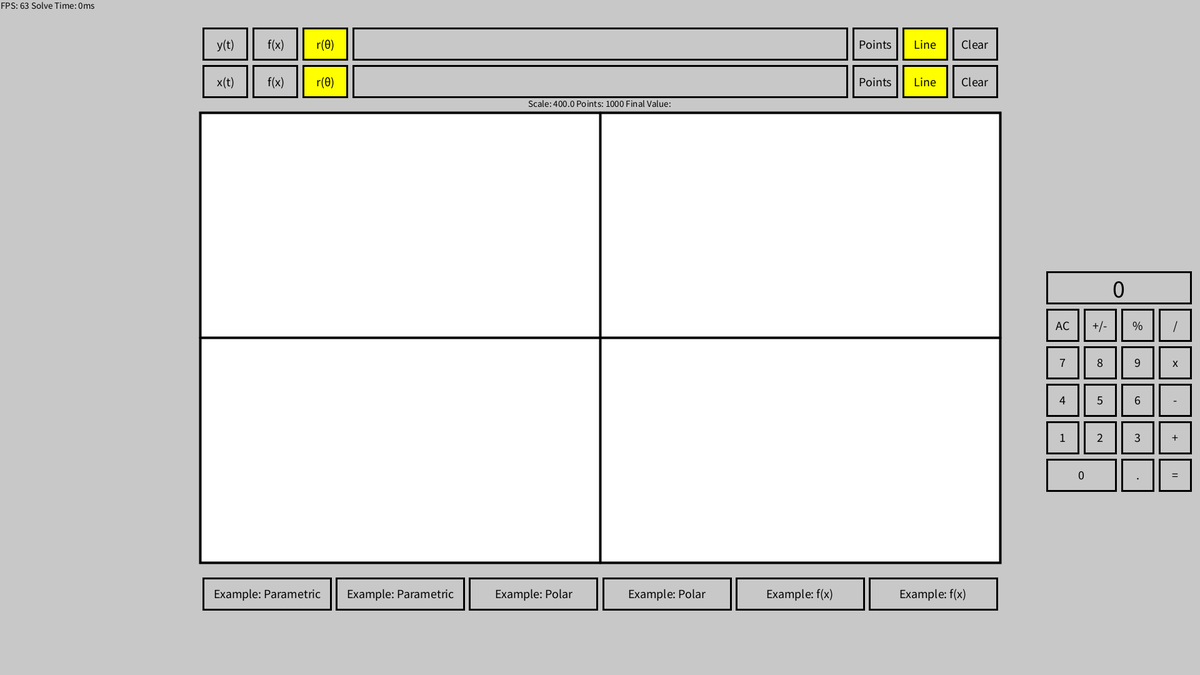
Frame 1 (no input)
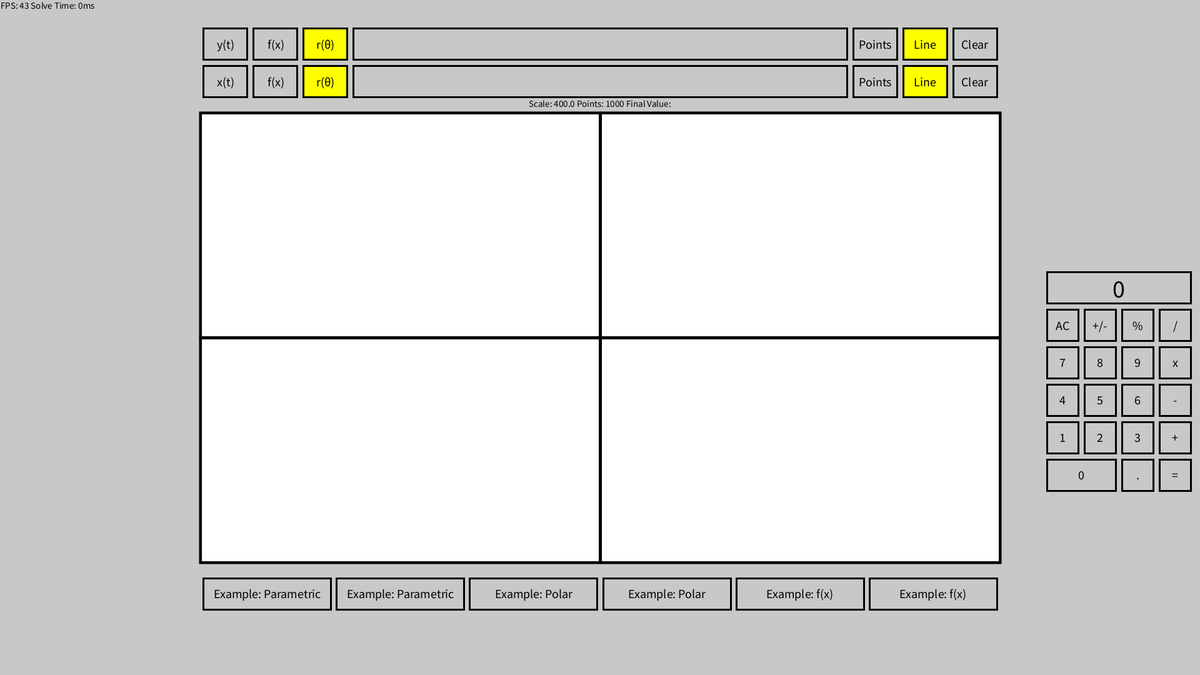
Frame 60 (the mouse pressed at the canvas centre just before this capture)
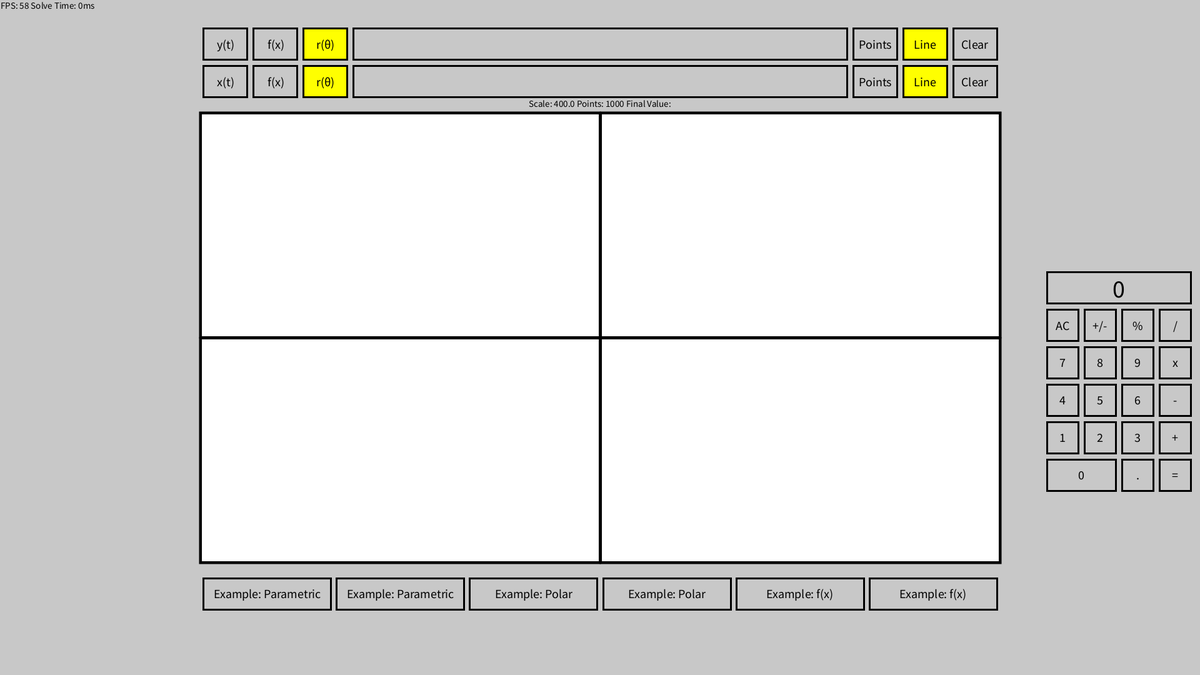
Frame 120 (the mouse held since frame 60 and released just before this capture)

The Processing sketch that drew these frames (run headless with seeded random() and noise(); from frame 60 on, the mouse is pressed at the canvas centre):

// Processing sketch: graphingcalculator
// ── graphingcalculator.pde
int mode[] = {0, 1, 1, 1};                                            // Type of graph
int graphW = 1280, graphH = 720;                                      // Graph settings
int scroll = 50, translateX, translateY;                              // Transformation settings
int num = 1000, graphMax = 1;                                         // Graph min/max and density
int startTime, endTime, solveTime;                                    // Speed of graph
int inputSelected = 0;                                                // Where to type
int idk, i = 0;
boolean clicked;                                                      // Is mouse clicked
boolean updateDraw = false;                                           // Redraw graph
boolean decimal = false;                                              // Calculator decimal
float x, y, r, theta;                                                 // Graph variables
float scale = 400;                                                    // Graph magnifier
float prev2 = 0, display = 0, display2, number1, number2, function2;  // Calculator
float[][] px = new float[2001][6];                                    // Graph x coordinates
float[][] py = new float[2001][6];                                    // Graph y coordinates
int[] highlightButton = new int[50];                                  // Which buttons highlighted
String[][] storage = new String[20][20];                              // Stores number values in equation
String[][] inputstorage = new String[40][40];                         // Temporary storage when reformatting
String[][][] functions = new String[10][10][4];                       // Function stored
String calcdis = "0";
String finalValue = "";                                               // Value at last point
String[] input = { "", "", "" };                                      // Textbox input
String currentFunction[] = { "", "", "" };                            // Displayed function
String[][] examples = {                                               // Examples
  {"3", "2000", "3/2*cos(x)-cos(30*x)", "3/2*sin(x)-sin(30*x)"}, 
  {"3", "2000", "cos(5*x)", "sin(7*x)"}, 
  {"1", "1000", "x", "x+1"}, 
  {"1", "1000", "tan(x)", "1/tan(x)"}, 
  {"2", "1000", "sin(x)/cos(x)+1", "sin(tan(x*p))-1"}, 
  {"2", "1000", "x*x", "1/(x*x)"} };
int[][] show = {{1, 0, 255, 0, 0}, {1, 0, 0, 0, 255}, {1, 0, 0, 255, 0}};

void setup() {
  size(1920, 1080);
  background(255);
  highlightButton[1] = 1;
  highlightButton[4] = 1;
  highlightButton[8] = 1;
  highlightButton[12] = 1;
}

void draw() {
  println(idk);
  rectMode(CENTER);
  stroke(0);
  noFill();
  strokeWeight(3);
  rect(width/2, height/2, graphW, graphH);
  translate(width/2, height/2);    // Center of screen is now 0,0
  if (mouseX > width/2-graphW/2 && mouseX < width/2+graphW/2 && mouseY > height/2-graphH/2 && mouseY < height/2+graphH/2) {
    if (mouseButton == LEFT) {
      translateX -= pmouseX - mouseX;
      translateY -= pmouseY - mouseY;
      updateDraw = true;
    }
  }

  /*************************************************************************** Line and Point Graph ***************************************************************************/

  if (updateDraw) {
    background(255);
    for (int i = 1; i < num+1; i++) {
      for (int i2 = mode[1]/3*2; i2 < 2+(mode[1]/3); i2++) {
        stroke(show[i2][2], show[i2][3], show[i2][4]);
        if (show[i2][0] == 1 && mode[i2+1] != 0) {
          strokeWeight(2);
          line((px[i][i2]*scale)+translateX, (py[i][i2]*-scale)+translateY, (px[i-1][i2]*scale)+translateX, (py[i-1][i2]*-scale)+translateY);
        }
        if (show[i2][1] == 1 && mode[i2+1] != 0) {
          strokeWeight(5);
          point((px[i][i2]*scale)+translateX, (py[i][i2]*-scale)+translateY);
        }
      }
    }
    updateDraw = false;
  }

  /*************************************************************************** Non Graph Background ***************************************************************************/

  rectMode(CORNER);
  noStroke();
  fill(200, 200, 200);
  rect(-width/2, -height/2, (width-graphW)/2, height);
  rect(graphW/2, -height/2, (width-graphW)/2, height);
  rect(-width/2, -height/2, width, (height-graphH)/2);
  rect(-width/2, graphH/2, width, (height-graphH)/2);

  /*************************************************************************** Graph Window ***************************************************************************/

  fill(0);
  textSize(15);
  textAlign(CENTER);
  text("Scale: "+scale+" Points: "+num+" Final Value: "+finalValue, 0, -graphH/2-10);
  textAlign(LEFT, CENTER);
  text("FPS: "+round(frameRate)+" Solve Time: "+solveTime+"ms", -960, - 532);
  stroke(0);
  strokeWeight(4);
  line(constrain(translateX, -graphW/2, graphW/2), graphH/2, constrain(translateX, -graphW/2, graphW/2), -graphH/2);
  line(-graphW/2, constrain(translateY, -graphH/2, graphH/2), graphW/2, constrain(translateY, -graphH/2, graphH/2));
  rectMode(CENTER);
  noFill();
  rect(0, 0, graphW, graphH);

  /*************************************************************************** Text Input and Buttons ***************************************************************************/

  textbox(0, -graphH/2-50, 790, 50, 0, true);                                     // Lower text box  Input slecected == 1
  button("r(θ)", -graphW/2+200, -graphH/2-50, 70, 50, 1, true, 0);
  button("f(x)", -graphW/2+120, -graphH/2-50, 70, 50, 2, true, 0);
  button("x(t)", -graphW/2+40, -graphH/2-50, 70, 50, 3, true, 0);
  button("Points", graphW/2-200, -graphH/2-50, 70, 50, 5, true, 0);
  button("Line", graphW/2-120, -graphH/2-50, 70, 50, 4, true, 0); 
  button("Clear", graphW/2-40, -graphH/2-50, 70, 50, 6, false, 0);
  textbox(0, -graphH/2-110, 790, 50, 7, true);                                   // Upper text box  Input slecected == 2
  button("r(θ)", -graphW/2+200, -graphH/2-110, 70, 50, 8, true, 1);
  button("f(x)", -graphW/2+120, -graphH/2-110, 70, 50, 9, true, 1);
  button("y(t)", -graphW/2+40, -graphH/2-110, 70, 50, 10, true, 1);
  button("Points", graphW/2-200, -graphH/2-110, 70, 50, 11, true, 1);
  button("Line", graphW/2-120, -graphH/2-110, 70, 50, 12, true, 1); 
  button("Clear", graphW/2-40, -graphH/2-110, 70, 50, 13, false, 1);

  button("Example: Parametric", -533, graphH/2+50, 204, 50, 40, false, 0);
  button("Example: Parametric", -320, graphH/2+50, 204, 50, 41, false, 0);
  button("Example: Polar", -107, graphH/2+50, 204, 50, 42, false, 0);
  button("Example: Polar", 107, graphH/2+50, 204, 50, 43, false, 0); 
  button("Example: f(x)", 320, graphH/2+50, 204, 50, 44, false, 0);
  button("Example: f(x)", 533, graphH/2+50, 204, 50, 45, false, 0); 

  button("1", graphW/2+100, graphH/2-200, 50, 50, 15, false, 0);
  button("2", graphW/2+160, graphH/2-200, 50, 50, 16, false, 0);
  button("3", graphW/2+220, graphH/2-200, 50, 50, 17, false, 0);
  button("+", graphW/2+280, graphH/2-200, 50, 50, 24, false, 0);
  button("4", graphW/2+100, graphH/2-260, 50, 50, 18, false, 0);
  button("5", graphW/2+160, graphH/2-260, 50, 50, 19, false, 0);
  button("6", graphW/2+220, graphH/2-260, 50, 50, 20, false, 0);
  button("-", graphW/2+280, graphH/2-260, 50, 50, 25, false, 0);  
  button("7", graphW/2+100, graphH/2-320, 50, 50, 21, false, 0);
  button("8", graphW/2+160, graphH/2-320, 50, 50, 22, false, 0);
  button("9", graphW/2+220, graphH/2-320, 50, 50, 23, false, 0);
  button("x", graphW/2+280, graphH/2-320, 50, 50, 26, false, 0);
  button("AC", graphW/2+100, graphH/2-380, 50, 50, 27, false, 0);
  button("+/-", graphW/2+160, graphH/2-380, 50, 50, 28, false, 0);
  button("%", graphW/2+220, graphH/2-380, 50, 50, 29, false, 0);
  button("/", graphW/2+280, graphH/2-380, 50, 50, 30, false, 0);
  button("0", graphW/2+130, graphH/2-140, 110, 50, 14, false, 0);
  button(".", graphW/2+220, graphH/2-140, 50, 50, 31, false, 0);
  button("=", graphW/2+280, graphH/2-140, 50, 50, 32, false, 0);
  textbox(graphW/2+190, graphH/2-440, 230, 50, 33, false);
}

/*****************************************************************************************************************************************************************************************************
 
 Mouse/Keyboard
 
 *****************************************************************************************************************************************************************************************************/

void mouseWheel(MouseEvent event) {
  int wheel = -1*event.getCount();
  scroll = constrain(scroll + wheel, 0, 128);

  if (scroll <= 10) {
    scale = scroll*.1;
  } else {
    if (scroll <= 20) {
      scale = (scroll-10)*1;
    } else {
      if (scroll <= 50) {
        scale = ((scroll-20) *3)+10;
      } else {
        if (scroll <= 70) {
          scale = (scroll-30) *5;
        } else {
          if (scroll <= 90) {
            scale = (scroll-50) *10;
          } else {
            if (scroll <= 100) {
              scale = (scroll-70) *20;
            } else {
              if (scroll <= 110) {
                scale = (scroll-85) *40;
              } else {
                if (scroll <= 120) {
                  scale = (scroll-100) *100;
                } else {
                  scale = (scroll-118)*1000;
                }
              }
            }
          }
        }
      }
    }
  }
  updateDraw = true;
}

void keyPressed() {
  if (key == ' ') {
    scroll = 50;
    translateX = 0;
    translateY = 0;
    updateDraw = true;
  }
  if (keyCode == UP) {
    graphMax++;
    graphMax = constrain(graphMax, 1, 10);
    println("Graph Max: "+graphMax*2+"PI");
    update();
  }
  if (keyCode == DOWN) {
    graphMax--;
    graphMax = constrain(graphMax, 1, 10);
    println("Graph Max: "+graphMax*2);
    update();
  }
  if (keyCode == LEFT) {
    num -= 100;
    num = constrain(num, 100, 2000);
    println("Dots: "+num);
    update();
  }
  if (keyCode == RIGHT) {
    num += 100;
    num = constrain(num, 100, 2000);
    println("Dots: "+num);
    update();
  }

  if (inputSelected > 0) {
    if (key == ENTER) {
      store(input[inputSelected], inputSelected);
    } else {
      if (key == BACKSPACE) {
        if (input[inputSelected].length() > 0) {
          input[inputSelected] = input[inputSelected].substring(0, input[inputSelected].length()-1);
        }
      } else {
        if (key != CODED && key != ' ' && key != 'q') {
          input[inputSelected] = input[inputSelected]+key;
        }
      }
    }
    updateInput();
  }
}

void mousePressed() {
  clicked = true;
}

void mouseReleased() {
  clicked = false;
}

/*****************************************************************************************************************************************************************************************************
 
 Functions
 
 *****************************************************************************************************************************************************************************************************/

void button(String buttontext, int buttonx, int buttony, int buttonw, int buttonh, int buttonnum, boolean highlight, int buttonMode) {
  if (mouseX-width/2 > buttonx-buttonw/2 && mouseX-width/2 < buttonx+buttonw/2 && mouseY-height/2 > buttony-buttonh/2 && mouseY-height/2 < buttony+buttonh/2 && clicked == true) {
    if (highlight == true) {
      highlightButton[buttonnum] = int(!boolean(highlightButton[buttonnum]));
      updateDraw = true;
    }
    if (buttonnum == 0) {                                  // Text box 1            
      if (highlightButton[buttonnum] == 1) {
        highlightButton[7] = 0;
        inputSelected = 1;
      } else {
        inputSelected = 0;
      }
    }
    if (buttonnum == 7) {                                    // Text box 2                             
      if (highlightButton[7] == 1) {
        inputSelected = 2;
        highlightButton[0] = 0;
      } else {
        inputSelected = 0;
      }
    }
    if (buttonnum == 8 || buttonnum == 1) {                // #1 r() 1 , #8 r(x) 2
      if (highlightButton[buttonnum] == 1) {
        highlightButton[buttonnum+1] = 0;
        highlightButton[buttonnum+2] = 0;
        mode[buttonMode+1] = 1;
        store(input[buttonMode+1], buttonMode+1);
      } else {
        mode[buttonMode+1] = 0;
      }
    }
    if (buttonnum == 2 || buttonnum == 9) {                // #2 f(x) 1 , #9 f(x) 2
      if (highlightButton[buttonnum] == 1) {
        highlightButton[buttonnum+1] = 0;
        highlightButton[buttonnum-1] = 0;
        mode[buttonMode+1] = 2;
        store(input[buttonMode+1], buttonMode+1);
      } else {
        mode[buttonMode+1] = 0;
      }
    }
    if (buttonnum == 4 || buttonnum == 5 || buttonnum == 11 || buttonnum == 12) {            // #4 Line 1 , #5 Points 1, #11 Points 2, #12 Line 2
      show[buttonMode][buttonnum % 2] = int(!boolean(show[buttonMode][buttonnum % 2]));
      if (show[0][buttonnum % 2] == 1 || show[1][buttonnum % 2] == 1) {
        show[2][buttonnum % 2] = 1;
      } else {
        show[2][buttonnum % 2] = 0;
      }
    }
    if (buttonnum == 3 || buttonnum == 10) {                                  // x(t) 1 
      if (highlightButton[3] == 1 || highlightButton[10] == 1) {
        removeHighlightType();
        highlightButton[10] = 1;
        highlightButton[3] = 1;
        mode[1]= 3;
        mode[2] = 3;
        update();
      } else {
        mode[1]= 0;
      }
    }
    if (buttonnum == 6 || buttonnum == 13) {                                  // Clear
      input[buttonMode+1] = "";
      store(input[buttonMode+1], buttonMode+1);
    }
    if (buttonnum >= 40 && buttonnum <= 47) {                                 // Examples
      input[1] = examples[buttonnum-40][2];
      input[2] = examples[buttonnum-40][3];    
      num = int(examples[buttonnum-40][1]);
      mode[1] = int(examples[buttonnum-40][0]); 
      mode[2] = int(examples[buttonnum-40][0]);
      removeHighlightType();
      highlightButton[mode[1]] = 1;
      highlightButton[mode[1]+7] = 1;
      update();
    }
    if (buttonnum >= 14 && buttonnum <= 23) {
      buttonfunc(buttonnum-14);
    }
    if (buttonnum == 29) {
      display = display * .01;
      calcdis = str(display);
    }
    if (buttonnum == 24) {
      number1 = float(calcdis);
      calcdis = "0";
      display = 0;
      function2 = 1;
      decimal = false;
      idk=0;
    }
    if (buttonnum == 25) {
      number1 = float(calcdis);
      calcdis = "0";
      display = 0;
      function2 = 2;
      decimal = false;
      idk=0;
    }
    if (buttonnum == 26) {
      number1 = float(calcdis);
      calcdis = "0";
      display = 0;
      function2 = 3;
      decimal = false;
      idk=0;
    }
    if (buttonnum == 30) {
      number1 = float(calcdis);
      calcdis = "0";
      display = 0;
      function2 = 4;
      decimal = false;
      idk=0;
    }
    if (buttonnum == 27) {
      calcdis = "0";
      display = 0;
      prev2 = 0;
      number1 = 0;
      number2 = 0;
      decimal = false;
      idk=0;
    }
    if (buttonnum == 28) {
      display = display * -1;
      calcdis = str(display);
      idk+=2;
    }
    if (buttonnum == 31) {
      decimal = true;
    }
    if (buttonnum == 32) {
      if (function2 == 1) {
        number2 = display;
        display2 = number1 + number2;
      }
      if (function2 == 2) {
        number2 = display;
        display2 = number1 - number2;
      }
      if (function2 == 3) {
        number2 = display;
        display2 = number1 * number2;
      }
      if (function2 == 4) {
        number2 = display;
        display2 = number1 / number2;
      }
      display2 = round(display2*100);
      display2 /= 100;      
      calcdis = str(display2);
      display = 0;
      decimal = false;
      idk=0;
    }
    clicked = false;
  }
  if (highlightButton[buttonnum] == 1) {
    fill(255, 255, 0);
  } else {
    noFill();
  }
  stroke(0);
  strokeWeight(3);
  rectMode(CENTER);
  rect(buttonx, buttony, buttonw, buttonh);
  textSize(20);
  fill(0);
  strokeWeight(1);
  textAlign(CENTER, CENTER);
  if (buttontext != "Text Box") {
    text(buttontext, buttonx, buttony );
  }
}

void textbox(int x, int y, int w, int h, int buttonnum, boolean highlight) {
  button("Text Box", x, y, w, h, buttonnum, highlight, 0);
  rectMode(CENTER);
  stroke(0);
  noFill();
  rect(x, y, w, h);
  fill(0);
  textAlign(CENTER, CENTER);
  textSize(h*.8);
  if (buttonnum != 33) {
    text(currentFunction[(buttonnum % 2) + 1], x, y);
  } else {
    text(calcdis, x, y);
  }
}

void buttonfunc(float number) {
  if (decimal == false) {
    prev2 = int(display);
    display = prev2 * 10 + number;
    calcdis = str(display);
  } else {
      for (i=0; i < idk; i+=1) {
      number = number * 0.1;
    }
    prev2 = display;
    display = prev2 + number;
    calcdis = str(display);
  }
  idk += 1;
}
/************************************************* Store Function **********************************************/

void store(String input, int inputSelected) {
  updateInput();
  println("Input: "+input);
  int i;
  int i2;
  int i3;
  int place;
  int amount = 0;
  int oldi2;
  int storageLength;
  int inputlength;
  String newinput = "";
  for (i = 0; i < 10; i++) {    // Clears Arrays
    storage[i][inputSelected-1] = "";
    storage[i+10][inputSelected-1] = "";
    for (i2 = 0; i2 < 10; i2++) {
      for (i3 = inputSelected*2-2; i3 < inputSelected*2; i3++) {
        functions[i][i2][i3] = "";
      }
    }
  }
  for (i = 0; i < 40; i++) {
    inputstorage[i][inputSelected-1] = "";
  }
  i = 0;
  i2 = 0;
  i3 = 0;
  storageLength = 0;

  try {     // Stops graphing if input incorrect
    for (place = 0, i = 0; place < input.length(); place++, i++) {    // Changes input formatting
      if (int(input.charAt(place)) >= 48 && int(input.charAt(place)) <= 57 || input.charAt(place) == 'p') {
        if (input.charAt(place) == 'p') {
          storage[storageLength][inputSelected-1] = str(PI);
        } else {
          String digits = "";          
          while (place < input.length() && (int(input.charAt(place)) >= 48 && int(input.charAt(place)) <= 57)) {
            digits += str(input.charAt(place));
            println("Digits: "+digits);
            place++;
          }
          place--;
          storage[storageLength][inputSelected-1] = digits;
        }
        inputstorage[i][inputSelected-1] = "#"+storageLength;
        storageLength++;
      } else {
        if (input.charAt(place) == 'c' || input.charAt(place) == 's' || input.charAt(place) == 't') {
          inputstorage[i][inputSelected-1] = str(input.charAt(place));
          place += 2;
        } else {
          if (input.charAt(place) == '(') {
            if (place > 0) {
              if (int(input.charAt(place-1)) >= 48 && int(input.charAt(place-1)) <= 57 || input.charAt(place-1) == 'x') {
                inputstorage[i][inputSelected-1] = "*";
                i++;
              }
            }
            inputstorage[i][inputSelected-1] = str(input.charAt(place));
          } else {
            if (input.charAt(place) == 'x') {
              inputstorage[i][inputSelected-1] = "xx";
            } else {
              inputstorage[i][inputSelected-1] = str(input.charAt(place));
            }
          }
        }
      }
    }
    for (place = 0; place < i; place++) {    // Adds parenthesis to * and /
      if (inputstorage[place][inputSelected-1].charAt(0) == '*' || inputstorage[place][inputSelected-1].charAt(0) == '/') {
        amount = 0;
        if (inputstorage[place-1][inputSelected-1].charAt(0) == ')') {
          ;
          while (inputstorage[place+amount-1][inputSelected-1].charAt(0) != '(') {
            amount--;
          }
        }
        splice2D("(", place-1+amount, inputSelected);
        place++;
        amount = 0;
        if (inputstorage[place+1][inputSelected-1].charAt(0) == '(' || inputstorage[place+1][inputSelected-1].charAt(0) == 'c' || inputstorage[place+1][inputSelected-1].charAt(0) == 's' || inputstorage[place+1][inputSelected-1].charAt(0) == 't') {
          while (inputstorage[place+amount+2][inputSelected-1].charAt(0) != ')') {
            amount++;
          }
        }
        splice2D(")", place+2+amount, inputSelected);
        place++;
        storageLength += 2;
        i += 2;
      }
    }
    for (place = 0; place < i; place++) {    // Puts new function into string form
      newinput += inputstorage[place][inputSelected-1];
    }
    i = 0;
    i2 = 0;
    i3 = 0;
    inputlength = newinput.length();
    for (place = 0; place < inputlength; place++) {    // Split function by ()
      if (newinput.charAt(place) == '(') { 
        i++;
        oldi2 = i2;
        i2 = 0;
        while (functions[i][i2][(inputSelected-1)*2] != "") {
          i2++;
        }
        functions[i-1][oldi2][(inputSelected-1)*2] += ("@" + i2);
      } else {
        if (newinput.charAt(place) == ')' ) { 
          i--;
          i2 = 9;
          while (functions[i][i2][(inputSelected-1)*2] == "") {
            i2--;
          }
        } else {
          functions[i][i2][(inputSelected-1)*2] += str(newinput.charAt(place));
        }
      }
    }
  } 
  catch (Exception b) {
    println("Incorrect Input: "+b);
  }
  plot(inputSelected);
}

/***************************************************** Plot **************************************************/

void plot(int inputSelected) {
  if ((mode[1]== 1 && inputSelected == 1) || (mode[2] == 1 && inputSelected == 2)) {
    theta = 0;
  }
  if ((mode[1]== 2 && inputSelected == 1) || (mode[2] == 2 && inputSelected == 2) || mode[1] == 3) {
    theta = -graphMax*20;
  }
  startTime = millis();
  for (int current = 0; current < num+1 && inputSelected != 0; current++) {
    if ((mode[1] == 1 && inputSelected == 1) || (mode[2] == 1 && inputSelected == 2)) {
      r = prepareToSolve(theta, inputSelected);
      x = r * cos(theta);
      y = r * sin(theta);
      theta = theta+(.002*graphMax*1000/num)*PI;
    }
    if ((mode[1] == 2 && inputSelected == 1) || (mode[2] == 2 && inputSelected == 2)) {
      y = prepareToSolve(theta, inputSelected);
      x = theta;
      theta = (theta+(.04*graphMax*1000/num));
    }
    px[current][inputSelected-1] = x;
    py[current][inputSelected-1] = y;
    if (mode[1]== 3 && mode[2] == 3) {
      x = prepareToSolve(theta, 1);
      y = prepareToSolve(theta, 2);     
      theta = (theta+(.04*graphMax*1000/num));
      py[current][2] = y;
      px[current][2] = x;
    }
  }
  finalValue = str(prepareToSolve(theta, inputSelected));
  endTime = millis();
  println("Final R: "+prepareToSolve(2*graphMax*PI, inputSelected));
  solveTime = endTime-startTime;
  println("Graph Time: "+solveTime+"ms");
  updateDraw = true;
}

/***************************************************** Solve **************************************************/

float prepareToSolve(float theta, int inputSelected) {
  try {
    for (int i = 9; i > -1; i--) {
      for (int i2 = 9; i2 > -1; i2--) {
        if (functions[i][i2][(inputSelected-1)*2] != "") {
          functions[i][i2][(inputSelected-1)*2+1] = solve(functions[i][i2][(inputSelected-1)*2], theta, i, inputSelected);
        }
      }
    }
    return float(functions[0][0][(inputSelected-1)*2+1]);
  } 
  catch (Exception a) {          // Does this if parametric is input before other types
    println(a);
    return float(0);
  }
}

String solve(String equation, float theta, int i, int inputSelected) {
  int place = 0;
  float valueA = 0;
  float valueB = 0;  
  if (equation.length() > 1) {
    if (equation.charAt(0) == 'c' || equation.charAt(0) == 's' || equation.charAt(0) == 't') {
      valueA = getValue(equation.charAt(0), equation.charAt(1), int(str(equation.charAt(2))), i, theta, inputSelected);
    } else {
      valueA = getValue('!', equation.charAt(0), int(str(equation.charAt(1))), i, theta, inputSelected);
    }
  } else {
    valueA = getValue('!', equation.charAt(0), 0, i, theta, inputSelected);
  }

  for (place = 0; place < equation.length(); place++) {
    if (equation.charAt(place) == '*' || equation.charAt(place) == '/' || equation.charAt(place) == '+' || equation.charAt(place) == '-') {
      if (equation.charAt(place+1) == 'c' || equation.charAt(place+1) == 's' || equation.charAt(place+1) == 't') {
        valueB = getValue(equation.charAt(place+1), equation.charAt(place+2), int(str(equation.charAt(place+3))), i, theta, inputSelected);
      } else {
        valueB = getValue('!', equation.charAt(place+1), int(str(equation.charAt(place+2))), i, theta, inputSelected);
      }
    }

    if (equation.charAt(place) == '*') {
      valueA *= valueB;
    }
    if (equation.charAt(place) == '/') {
      valueA /= valueB;
    }
    if (equation.charAt(place) == '+') {
      valueA += valueB;
    }
    if (equation.charAt(place) == '-') {
      valueA -= valueB;
    }
  }
  return str(valueA);
}

float getValue(char trig, char symbol, int number, int i, float theta, int inputSelected) {
  float value = 0;
  if (trig != '!') {
    if (trig == 's') {
      value = sin(getValue('!', symbol, number, i, theta, inputSelected));
    }
    if (trig == 'c') {
      value = cos(getValue('!', symbol, number, i, theta, inputSelected));
    }
    if (trig == 't') {
      value = tan(getValue('!', symbol, number, i, theta, inputSelected));
    }
  } else {
    if (symbol == 'x') {
      value = theta;
    }
    if (symbol == '@') {
      value = float(functions[i+1][number][inputSelected*2-1]);
    }
    if (symbol == '#') {
      value = float(storage[number][inputSelected-1]);
    }
  }
  return value;
}

/***************************************************** Other **************************************************/

void splice2D(String character, int amount, int inputSelected) {
  String[] placeholder = new String[40];
  for (int i = 0; i < 40; i++) {
    placeholder[i] = inputstorage[i][inputSelected-1];
  }
  placeholder = splice(placeholder, character, amount);
  for (int i = 0; i < 40; i++) {
    inputstorage[i][inputSelected-1] = placeholder[i];
  }
}

void update() {
  store(input[1], 1);
  store(input[2], 2);
}

void updateInput() {
  currentFunction[1] = "";
  currentFunction[2] = "";
  for (int selected = 1; selected < 3; selected++) {
    input[selected] = input[selected].toLowerCase();
    for (int i = 0; i < input[selected].length(); i++) {
      if (input[selected].charAt(i) == 'x') {
        if (mode[selected] == 1) {
          currentFunction[selected] += "θ";
        }
        if (mode[selected] == 2) {
          currentFunction[selected] += "x";
        }
        if (mode[selected] == 3) {
          currentFunction[selected] += "t";
        }
      } else {
        if (input[selected].charAt(i) == 'p') {
          currentFunction[selected] += "π";
        } else {
          currentFunction[selected] += input[selected].charAt(i);
        }
      }
    }
  }
}

void removeHighlightType() {
  highlightButton[1] = 0;
  highlightButton[2] = 0;
  highlightButton[3] = 0;
  highlightButton[8] = 0;
  highlightButton[9] = 0;
  highlightButton[10] = 0;
}
